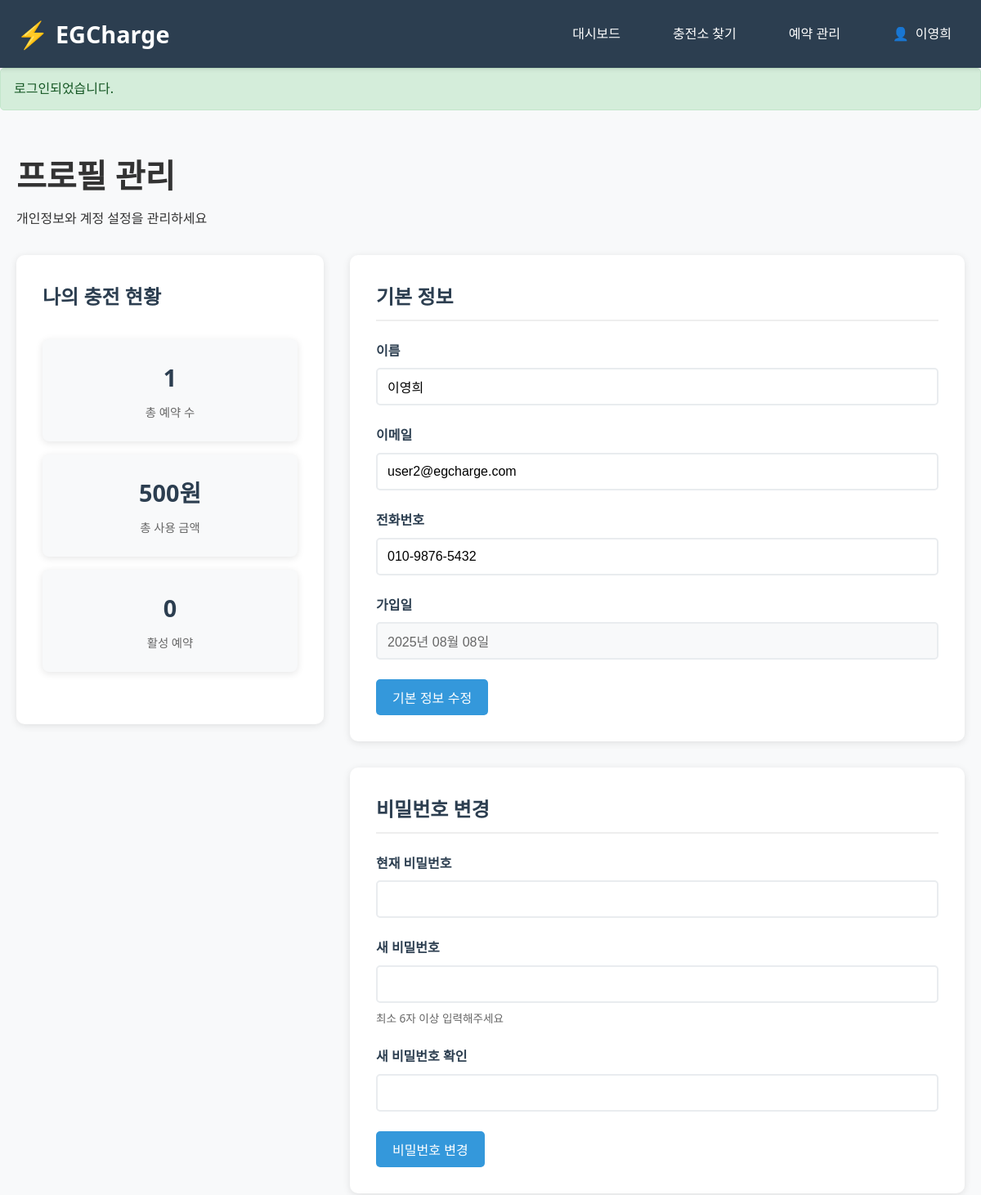
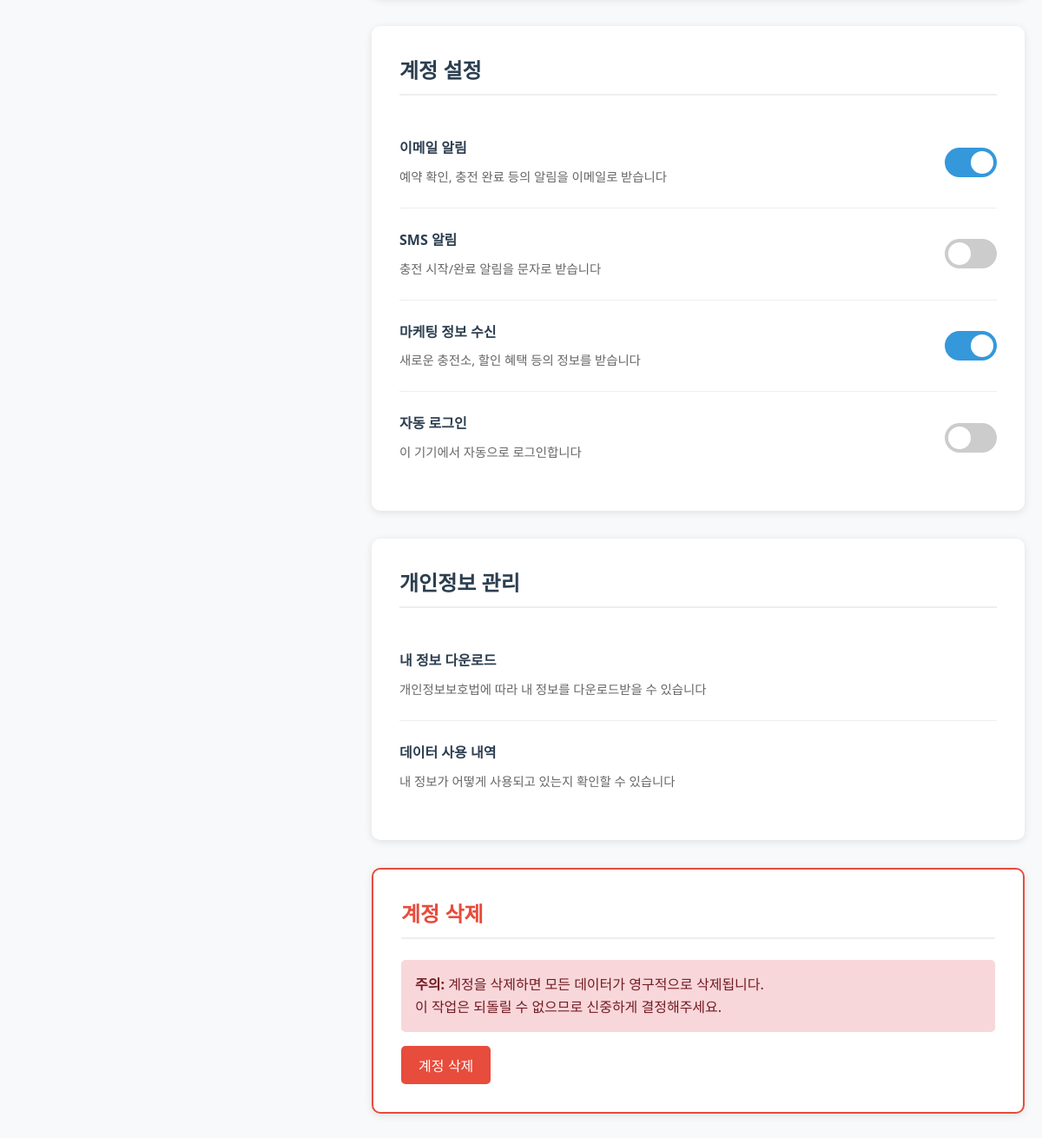
Screenshot of /pages/profile.php (signed in) with the database file from the repository (2 pictures, top to bottom).
### tables this page shows
CREATE TABLE IF NOT EXISTS users (
                                     id INT AUTO_INCREMENT PRIMARY KEY,
                                     name VARCHAR(100) NOT NULL,
    email VARCHAR(100) UNIQUE NOT NULL,
    password VARCHAR(255) NOT NULL,
    phone VARCHAR(20),
    created_at TIMESTAMP DEFAULT CURRENT_TIMESTAMP,
    updated_at TIMESTAMP DEFAULT CURRENT_TIMESTAMP ON UPDATE CURRENT_TIMESTAMP
    );

### public/pages/profile.php (the view, shortened to what this page needs)
<?php
include_once '../includes/header.php';
$database = new Database();
$db = $database->getConnection();
$user_query = "SELECT * FROM users WHERE id = ?";
$user_stmt = $db->prepare($user_query);
$user_stmt->execute([$_SESSION['user_id']]);
$user_info = $user_stmt->fetch(PDO::FETCH_ASSOC);
$stats_query = "SELECT
    COUNT(*) as total_bookings,
    SUM(CASE WHEN status = 'completed' THEN total_cost ELSE 0 END) as total_spent,
    COUNT(CASE WHEN status = 'active' THEN 1 END) as active_bookings
    FROM bookings WHERE user_id = ?";
$stats_stmt = $db->prepare($stats_query);
$stats_stmt->execute([$_SESSION['user_id']]);
$stats = $stats_stmt->fetch(PDO::FETCH_ASSOC);
?>
<main class="profile-page">
    <div class="container">
        <div class="page-header">
            <h1>프로필 관리</h1>
            <p>개인정보와 계정 설정을 관리하세요</p>
        </div>
        <div class="profile-content">
            <div class="profile-stats">
                <h2>나의 충전 현황</h2>
                <div class="stats-grid">
                    <div class="stat-card">
                        <span class="stat-number"><?php echo $stats['total_bookings']; ?></span>
                        <span class="stat-label">총 예약 수</span>
                    </div>
                    <div class="stat-card">
                        <span class="stat-number"><?php echo number_format($stats['total_spent']); ?>원</span>
                        <span class="stat-label">총 사용 금액</span>
                    </div>
                    <div class="stat-card">
                        <span class="stat-number"><?php echo $stats['active_bookings']; ?></span>
                        <span class="stat-label">활성 예약</span>
                    </div>
                </div>
            </div>
            <div class="profile-forms">
                <div class="form-section">
                    <h2>기본 정보</h2>
                    <form method="post" class="profile-form">
                        <div class="form-group">
                            <label for="name">이름</label>
                            <input type="text" id="name" name="name"
                                   value="<?php echo htmlspecialchars($user_info['name']); ?>" required>
                        </div>
                        <div class="form-group">
                            <label for="email">이메일</label>
                            <input type="email" id="email" name="email"
                                   value="<?php echo htmlspecialchars($user_info['email']); ?>" required>
                        </div>
                        <div class="form-group">
                            <label for="phone">전화번호</label>
                            <input type="tel" id="phone" name="phone"
                                   value="<?php echo htmlspecialchars($user_info['phone'] ?? ''); ?>"
                                   placeholder="010-0000-0000">
                        </div>
                        <div class="form-group">
                            <label>가입일</label>
                            <input type="text" value="<?php echo date('Y년 m월 d일', strtotime($user_info['created_at'])); ?>"
                                   readonly class="readonly-field">
                        </div>
                        <button type="submit" class="btn btn-primary">기본 정보 수정</button>
                    </form>
                </div>
                <div class="form-section">
                    <h2>비밀번호 변경</h2>
                    <form method="post" class="profile-form" id="password-form">
                        <div class="form-group">
                            <label for="current_password">현재 비밀번호</label>
                            <input type="password" id="current_password" name="current_password"
                                   minlength="6" required>
                        </div>
                        <div class="form-group">
                            <label for="new_password">새 비밀번호</label>
                            <input type="password" id="new_password" name="new_password"
                                   minlength="6" required>
                            <small class="form-help">최소 6자 이상 입력해주세요</small>
                        </div>
                        <div class="form-group">
                            <label for="confirm_password">새 비밀번호 확인</label>
                            <input type="password" id="confirm_password" name="confirm_password"
                                   minlength="6" required>
                        </div>
                        <button type="submit" class="btn btn-primary">비밀번호 변경</button>
                    </form>
                </div>
                <div class="form-section">
                    <h2>계정 설정</h2>
                    <div class="setting-item">
                        <div class="setting-info">
                            <h4>이메일 알림</h4>
                            <p>예약 확인, 충전 완료 등의 알림을 이메일로 받습니다</p>
                        </div>
                        <label class="switch">
                            <span class="slider"></span>
                        </label>
                    </div>
                    <div class="setting-item">
                        <div class="setting-info">
                            <h4>SMS 알림</h4>
                            <p>충전 시작/완료 알림을 문자로 받습니다</p>
                        </div>
                        <label class="switch">
                            <span class="slider"></span>
                        </label>
                    </div>
                    <div class="setting-item">
                        <div class="setting-info">
                            <h4>마케팅 정보 수신</h4>
                            <p>새로운 충전소, 할인 혜택 등의 정보를 받습니다</p>
                        </div>
                        <label class="switch">
                            <span class="slider"></span>
                        </label>
                    </div>
                    <div class="setting-item">
                        <div class="setting-info">
                            <h4>자동 로그인</h4>
                            <p>이 기기에서 자동으로 로그인합니다</p>
                        </div>
                        <label class="switch">
                            <span class="slider"></span>
                        </label>
                    </div>
                </div>
                <div class="form-section">
                    <h2>개인정보 관리</h2>
                    <div class="privacy-item">
                        <div class="privacy-info">
                            <h4>내 정보 다운로드</h4>
                            <p>개인정보보호법에 따라 내 정보를 다운로드받을 수 있습니다</p>
                        </div>
                        <button class="btn btn-outline" onclick="downloadUserData()">정보 다운로드</button>
                    </div>
                    <div class="privacy-item">
                        <div class="privacy-info">
                            <h4>데이터 사용 내역</h4>
                            <p>내 정보가 어떻게 사용되고 있는지 확인할 수 있습니다</p>
                        </div>
                        <button class="btn btn-outline" onclick="showDataUsage()">사용 내역 보기</button>
                    </div>
                </div>
                <div class="form-section danger-section">
                    <h2>계정 삭제</h2>
                    <p class="danger-text">
                        <strong>주의:</strong> 계정을 삭제하면 모든 데이터가 영구적으로 삭제됩니다.<br>
                        이 작업은 되돌릴 수 없으므로 신중하게 결정해주세요.
                    </p>
                    <button type="button" class="btn btn-danger" onclick="confirmDeleteAccount()">
                        계정 삭제
                    </button>
                </div>
            </div>
        </div>
    </div>
</main>

### public/assets/css/style.css (style rules this page uses)
* { margin: 0; padding: 0; box-sizing: border-box; }
body { font-family: 'Segoe UI', Tahoma, Geneva, Verdana, sans-serif; line-height: 1.6; color: #333; background-color: #f8f9fa; }
.container { max-width: 1200px; margin: 0 auto; padding: 0 20px; }
.btn { display: inline-block; padding: 10px 20px; text-decoration: none; border-radius: 5px; transition: all 0.3s; border: none; cursor: pointer; font-size: 1rem; text-align: center; }
.btn-primary { background: #3498db; color: white; }
.btn-outline { background: transparent; color: white; border: 2px solid white; }
.page-header { margin-bottom: 2rem; }
.page-header h1 { font-size: 2.5rem; margin-bottom: 0.5rem; }
.stats-grid { display: grid; grid-template-columns: repeat(auto-fit, minmax(250px, 1fr)); gap: 2rem; margin: 2rem 0; }
.stat-card { background: white; padding: 2rem; border-radius: 10px; text-align: center; box-shadow: 0 2px 10px rgba(0,0,0,0.1); transition: transform 0.3s; }
.form-group { margin-bottom: 1.5rem; }
.form-group label { display: block; margin-bottom: 0.5rem; font-weight: 600; color: #2c3e50; }
.form-group input { width: 100%; padding: 12px; border: 2px solid #e9ecef; border-radius: 5px; font-size: 1rem; transition: border-color 0.3s; }

### public/pages/profile.php (style rules this page uses)
.profile-page { padding: 2rem 0; }
.profile-content { display: grid; grid-template-columns: 1fr 2fr; gap: 2rem; }
.profile-stats { background: white; padding: 2rem; border-radius: 10px; box-shadow: 0 2px 10px rgba(0,0,0,0.1); height: fit-content; }
.profile-stats h2 { margin-bottom: 1.5rem; color: #2c3e50; }
.stats-grid { display: flex; flex-direction: column; gap: 1rem; }
.stat-card { text-align: center; padding: 1.5rem; background: #f8f9fa; border-radius: 8px; transition: transform 0.3s; }
.stat-number { display: block; font-size: 1.8rem; font-weight: bold; color: #2c3e50; margin-bottom: 0.5rem; }
.stat-label { color: #666; font-size: 0.9rem; }
.profile-forms { display: flex; flex-direction: column; gap: 2rem; }
.form-section { background: white; padding: 2rem; border-radius: 10px; box-shadow: 0 2px 10px rgba(0,0,0,0.1); }
.form-section h2 { margin-bottom: 1.5rem; color: #2c3e50; border-bottom: 2px solid #eee; padding-bottom: 0.5rem; }
.profile-form .form-group { margin-bottom: 1.5rem; }
.profile-form label { display: block; margin-bottom: 0.5rem; font-weight: 600; color: #2c3e50; }
.profile-form input { width: 100%; padding: 12px; border: 2px solid #e9ecef; border-radius: 5px; font-size: 1rem; transition: border-color 0.3s; }
.readonly-field { background-color: #f8f9fa !important; color: #666 !important; cursor: not-allowed; }
.form-help { display: block; margin-top: 0.5rem; font-size: 0.85rem; color: #666; }
.setting-item, .privacy-item { display: flex; justify-content: space-between; align-items: center; padding: 1.5rem 0; border-bottom: 1px solid #eee; }
.setting-item:last-child, .privacy-item:last-child { border-bottom: none; }
.setting-info h4, .privacy-info h4 { margin-bottom: 0.5rem; color: #2c3e50; }
.setting-info p, .privacy-info p { color: #666; font-size: 0.9rem; }
.switch { position: relative; display: inline-block; width: 60px; height: 34px; }
.slider { position: absolute; cursor: pointer; top: 0; left: 0; right: 0; bottom: 0; background-color: #ccc; transition: 0.4s; border-radius: 34px; }
.slider:before { position: absolute; content: ""; height: 26px; width: 26px; left: 4px; bottom: 4px; background-color: white; transition: 0.4s; border-radius: 50%; }
input:checked + .slider { background-color: #3498db; }
input:checked + .slider:before { transform: translateX(26px); }
.danger-section { border: 2px solid #e74c3c; }
.danger-section h2 { color: #e74c3c; }
.danger-text { color: #721c24; background: #f8d7da; padding: 1rem; border-radius: 5px; margin-bottom: 1rem; }
.btn-danger { background: #e74c3c; color: white; }

### rows the page displays
users: name "이영희", email "user2@egcharge.com", phone "010-9876-5432", created_at "2025년 08월 08일"

### other values shown
$_SESSION['user_name'] "이영희"
$_SESSION['success_message'] "로그인되었습니다."
$stats['total_bookings'] "1"
$stats['total_spent'] "500"
$stats['active_bookings'] "0"
